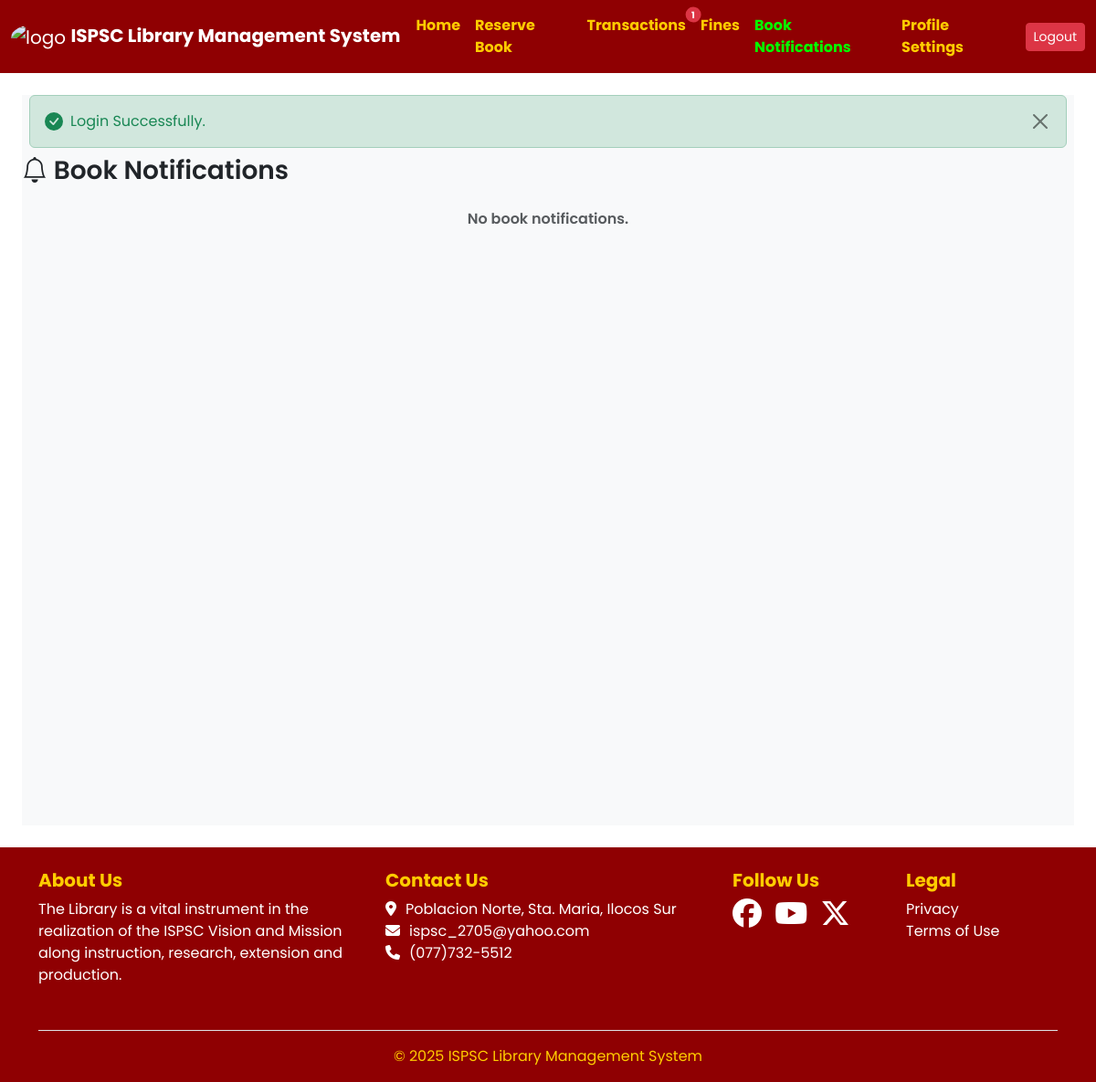
The page /book_notifications.php (signed in) on the database as committed earlier.
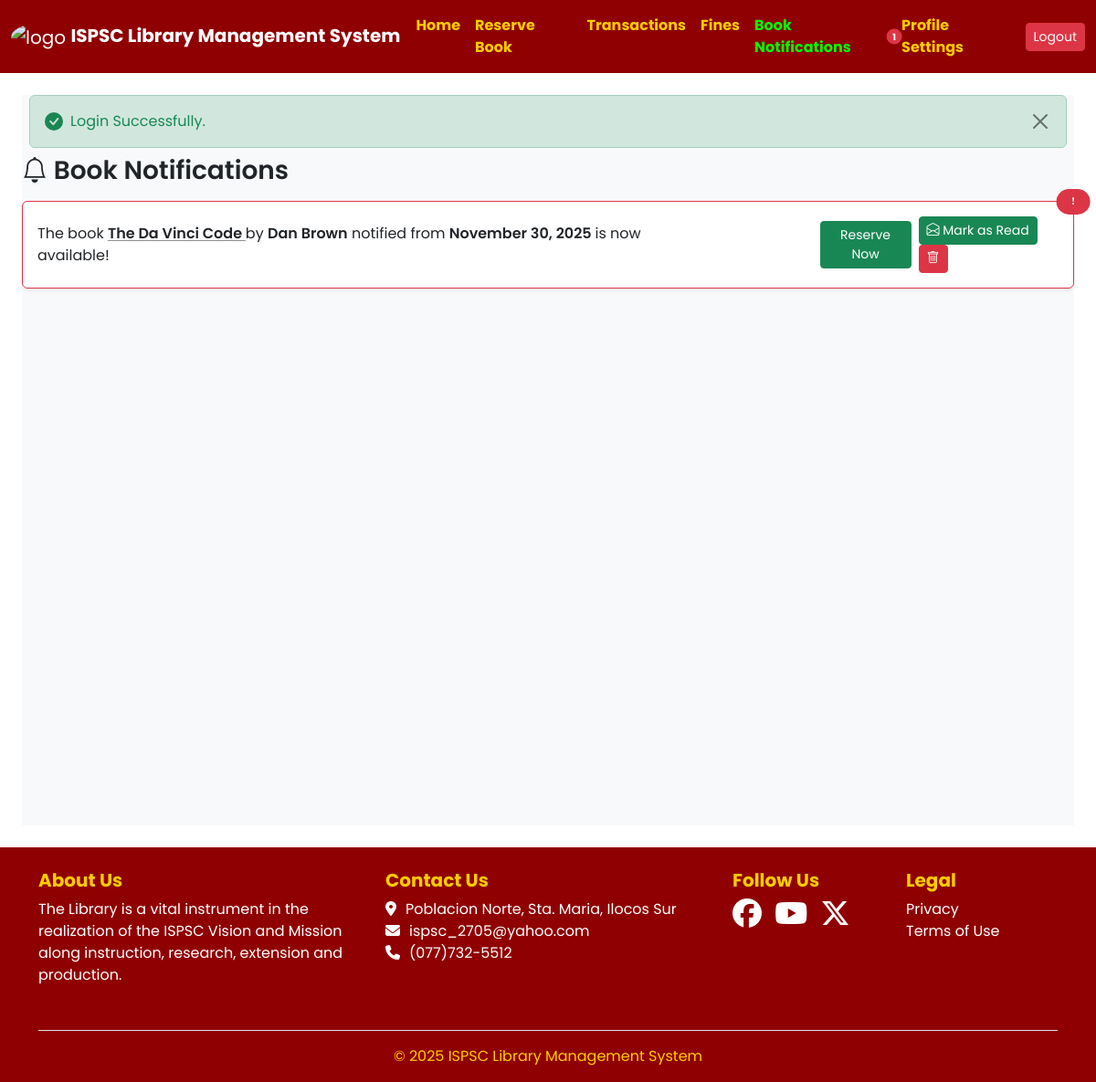
The same page on the database as committed later.
### tables this page shows
CREATE TABLE `book_notifications` (
  `id` int(11) NOT NULL,
  `user_id` int(11) NOT NULL,
  `book_id` int(11) NOT NULL,
  `is_read` tinyint(1) DEFAULT 0,
  `created_at` timestamp NOT NULL DEFAULT current_timestamp()
);

CREATE TABLE `books` (
  `id` int(11) NOT NULL,
  `image` longblob DEFAULT NULL,
  `title` varchar(255) NOT NULL,
  `description` varchar(500) NOT NULL,
  `author` varchar(255) NOT NULL,
  `publisher` varchar(255) DEFAULT NULL,
  `publication_year` year(4) DEFAULT NULL,
  `isbn` varchar(50) DEFAULT NULL,
  `genre` varchar(100) DEFAULT NULL,
  `language` varchar(50) DEFAULT 'English',
  `availability` enum('Available','Reserved','Borrowed','Lost') DEFAULT 'Available',
  `total_copies` int(11) DEFAULT 1,
  `available_copies` int(11) DEFAULT 1,
  `created_at` timestamp NOT NULL DEFAULT current_timestamp(),
  `updated_at` timestamp NOT NULL DEFAULT current_timestamp() ON UPDATE current_timestamp()
);

### book_notifications.php (the view, shortened to what the changed rows need)
<?php
  include "config.php";
  include "components.php";
  $user_id = $_SESSION["id"];
  $stmt = $conn->prepare("SELECT
      n.id,
      b.id AS book_id,
      b.title AS book_title,
      b.author AS book_author,
      n.is_read,
      n.created_at AS notify_date
    FROM book_notifications n
    JOIN books b ON n.book_id = b.id
    WHERE b.available_copies > 0 AND n.user_id = ?
    ORDER BY n.created_at DESC");
  $stmt->bind_param("i", $user_id);
  $stmt->execute();
  $result = $stmt->get_result();
  showHeader("Book Notifications");
?>
<main class="m-4">
  <section class="my-3">
    <?php
      if ($result->num_rows == 0) {
        echo '<p class="text-center text-muted fw-semibold mt-4">No book notifications.</p>';
      }
      while ($row = $result->fetch_assoc()):
      $book_id = $row["book_id"];
      $book_title = $row["book_title"];
      $book_author = $row["book_author"];
      $notify_date = date("F j, Y", strtotime($row["notify_date"]));
    ?>
      <div class="card notification mb-3 shadow-sm <?= ($row["is_read"] == 0) ? "border-1 border-danger" : "" ?>">
        <span class="<?= ($row["is_read"] == 0) ? "position-absolute top-0 start-100 translate-middle badge rounded-pill bg-danger fs-6": "d-none"; ?>">
          <i class="bi bi-exclamation"></i>
        </span>
        <div class="card-body">
          <div class="row justify-content-between align-items-center">
            <div class="col-md-8">
              <p class="mb-0 d-inline text-dark"> The book
                <a href="book_information.php?book_id=<?= $book_id ?>&source=book_notifications" class="text-dark fw-semibold link-offset-1 link-underline-dark link-underline-opacity-50 link-underline-opacity-75-hover">
                  <?= $book_title ?>
                </a> by
                <span class="fw-semibold"><?= $book_author ?></span> notified from
                <span class="fw-semibold"><?= $notify_date ?> </span>is now available!
              </p>
            </div>
            <div class="col-md-3 d-flex justify-content-between align-items-center flex-shrink-0 gap-2 mt-2 mt-md-0">
              <a href="reserve_book.php?book_id=<?= $row["book_id"]; ?>" class="btn btn-sm btn-success">Reserve Now</a>
              <div class="d-flex gap-3">
                <form method="POST" class="d-inline">
                  <?php if (!$row['is_read']): ?>
                    <button type="submit" name="mark_read" class="btn btn-success btn-sm"><i class="bi bi-envelope-open"></i> Mark as Read</button>
                  <?php else: ?>
                    <button type="submit" name="mark_unread" class="btn btn-danger btn-sm"><i class="bi bi-envelope"></i> Mark as Unread</button>
                  <?php endif; ?>
                  <button type="submit" name="delete_notification" class="btn btn-danger btn-sm"><i class="bi bi-trash"></i></button>
                </form>
              </div>
            </div>
          </div>
        </div>
      </div>
    <?php endwhile; ?>
  </section>
</main>
<?php
  showFooter();
?>

### components.php (shortened to what the changed rows need)
<?php
  function includeLinkScript() {
?>
    <link rel="stylesheet" href="https://cdn.jsdelivr.net/npm/bootstrap@5.3.7/dist/css/bootstrap.min.css">
    <link href="https://cdn.jsdelivr.net/npm/bootstrap-icons/font/bootstrap-icons.css" rel="stylesheet">
    <link rel="stylesheet" href="stylesheet.css">
<?php
  }
  function showHeader($pageTitle) {
    $pageName = ($pageTitle == "Home") ? "index" : strtolower(str_replace(" ","_",$pageTitle));
?>
    <!DOCTYPE html>
    <html lang="en">
    <head>
      <?php includeLinkScript(); ?>
    </head>
    <body>
      <nav class="navbar navbar-expand-lg sticky-top" data-bs-theme="dark">
        <div class="container-fluid">
          <div class="collapse navbar-collapse" id="navbar-content">
            <ul class="navbar-nav ms-auto mb-2 mb-lg-0">
              <li class="nav-item <?= (!isset($_SESSION["id"])) ? "d-none" : "" ?>">
                <a class="nav-link position-relative <?= ($pageName == "transactions") ? "active" : "" ?> fw-bold" href="transactions.php">
                  Transactions
                  <?php
                    global $conn;
                    if (isset($_SESSION["id"])) {
                      $user_id = $_SESSION["id"];
                      $overdue_notif_result = $conn->query("SELECT COUNT(t.id)
                        FROM transactions t
                        JOIN books b ON t.book_id = b.id
                        WHERE t.user_id = $user_id AND t.status = 'Overdue' OR t.status = 'Lost'");
                      $overdue_notif_count = $overdue_notif_result->fetch_row()[0];
                    }
                    if ($overdue_notif_count > 0) {
                      echo "<span class='badge bg-danger rounded-pill position-absolute top-75 start-100 translate-middle fs-7'>
                            $overdue_notif_count
                          </span>";
                    }
                  ?>
                </a>
              </li>
                  <?php
                    global $conn;
                    if (isset($_SESSION["id"])) {
                      $user_id = $_SESSION["id"];
                      $unpaid_count_result = $conn->query("SELECT COUNT(f.id) FROM fines f JOIN transactions t ON f.transaction_id = t.id WHERE t.user_id = $user_id AND f.status = 'Unpaid'");
                    }
                  ?>
              <li class="nav-item <?= (!isset($_SESSION["id"])) ? "d-none" : "" ?>">
                <a class="nav-link position-relative <?= ($pageName == 'book_notifications') ? 'active' : '' ?> fw-bold" href="book_notifications.php">
                  Book Notifications
                  <?php
                    $notification_count = 0;
                    if (isset($_SESSION["id"])) {
                      $user_id = $_SESSION["id"];
                      $result = $conn->query("SELECT COUNT(n.id)
                        FROM book_notifications N
                        JOIN books b ON n.book_id = b.id
                        WHERE b.available_copies > 0 AND n.user_id = $user_id AND is_read = 0");
                      $notification_count = $result->fetch_row()[0];
                    }
                    if ($notification_count > 0) {
                    echo "<span class='badge bg-danger rounded-pill position-absolute top-75 start-100 translate-middle fs-7'>
                      $notification_count
                    </span>";
                    }
                  ?>
                </a>
              </li>
            </ul>
          </div>
        </div>
      </nav>
<?php
  }
  function showFooter() {
?>
    </body>
    </html>
<?php
  }
?>

Rows that differ between the two databases and show on the page:
added book_notifications: book.title "The Da Vinci Code", book.author "Dan Brown", created_at "November 30, 2025", is_read 0 (drawn)
Other text that changed with them:
$notification_count: (not shown) → "1"
$overdue_notif_count: "1" → (not shown)
text no longer shown: "No book notifications."
